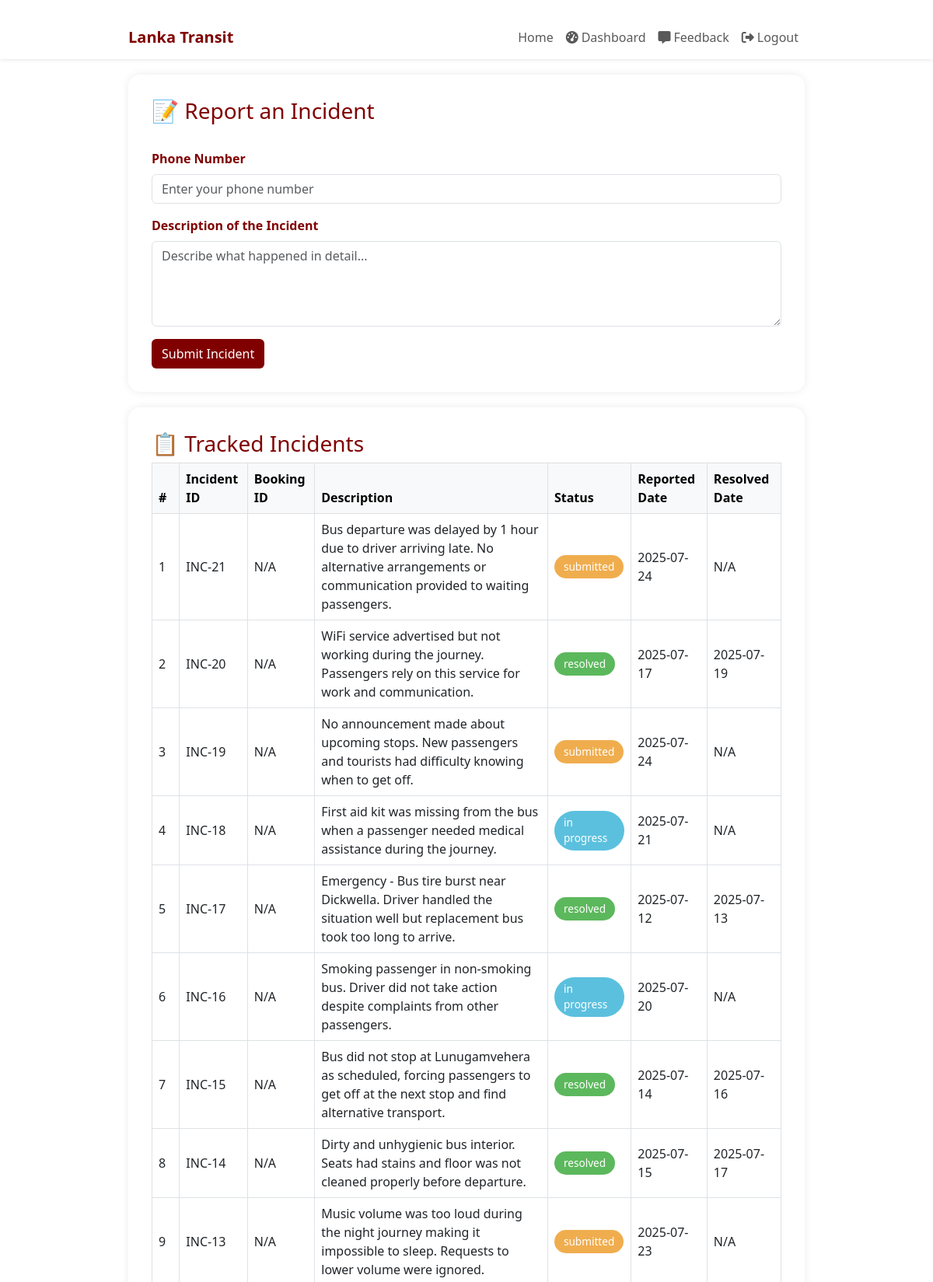
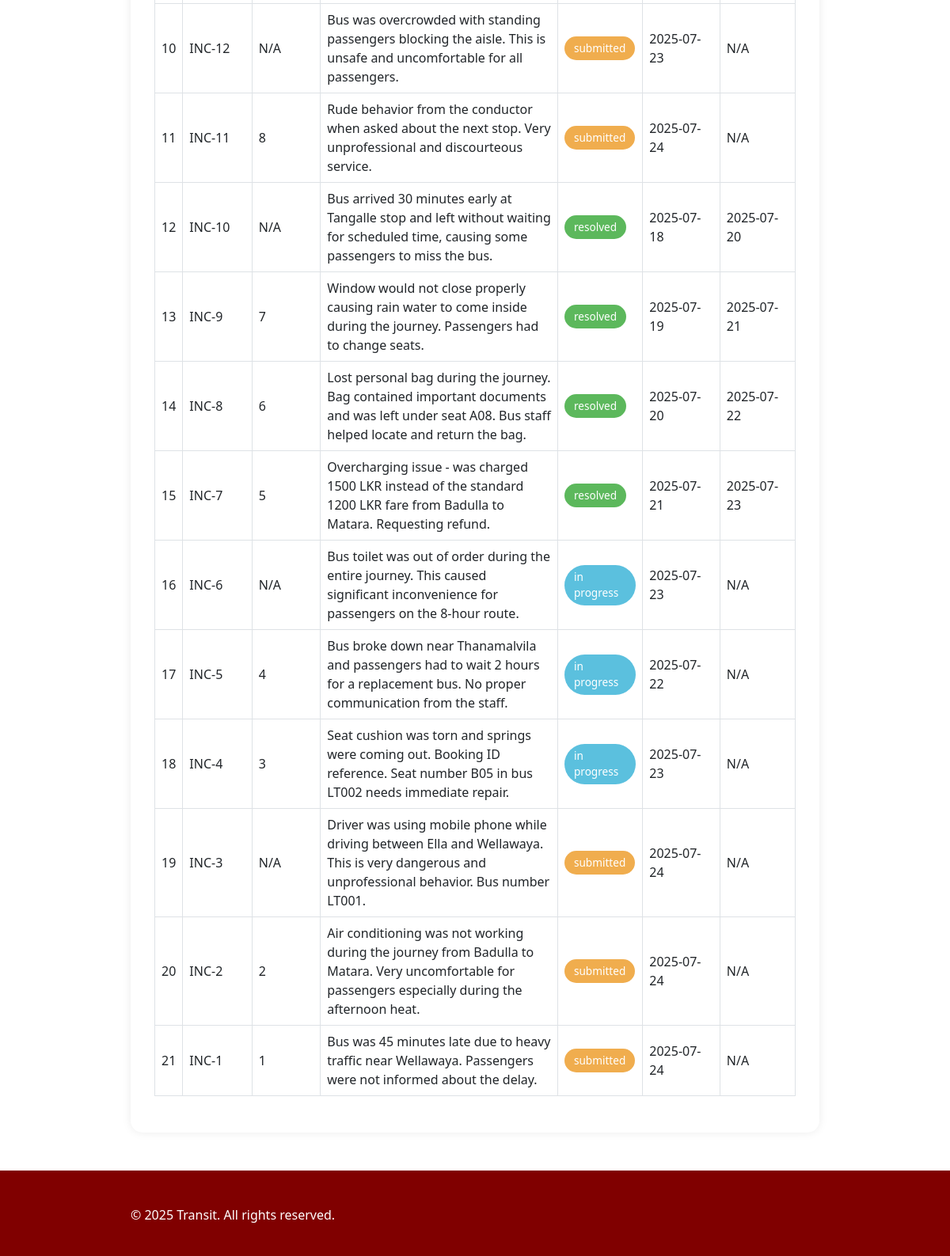
The page /pages/incidents.php on the database its author committed (2 pictures, top to bottom).
### tables this page shows
CREATE TABLE Incident (
    ID INT PRIMARY KEY AUTO_INCREMENT,
    UserId INT,
    AdminId INT,
    BookingId INT,
    Description TEXT,
    Status ENUM('submitted','in progress','resolved') NOT NULL DEFAULT 'submitted',
    ReportedDate DATE DEFAULT (CURRENT_DATE),
    ResolvedDate DATE,
    FOREIGN KEY (UserId) REFERENCES User(ID) ON DELETE SET NULL,
    FOREIGN KEY (AdminId) REFERENCES Admin(ID) ON DELETE SET NULL,
    FOREIGN KEY (BookingId) REFERENCES Booking(ID) ON DELETE SET NULL
);

### pages/incidents.php (the view, shortened to what this page needs)
<?php
$database = new Database();
$conn = $database->getConnection();
$stmt = $conn->prepare("SELECT ID, BookingId, Description, Status, ReportedDate, ResolvedDate FROM Incident ORDER BY ID DESC");
$stmt->execute();
$incidentRows = $stmt->fetchAll(PDO::FETCH_ASSOC);
?>
<!DOCTYPE html>
<html lang="en">
<head>
  <link rel="stylesheet" href="https://cdn.jsdelivr.net/npm/bootstrap-icons@1.10.5/font/bootstrap-icons.css">
  <link href="https://cdn.jsdelivr.net/npm/bootstrap@5.3.0/dist/css/bootstrap.min.css" rel="stylesheet"/>
  <link href="https://cdnjs.cloudflare.com/ajax/libs/font-awesome/6.7.2/css/all.min.css" rel="stylesheet">
</head>
<body>
    <nav class="navbar navbar-expand-lg navbar-light bg-white shadow-sm">
        <div class="container">
            <a class="navbar-brand d-flex align-items-center" href="../index.php">
                <span class="fw-bold" style="color: #800000;">Lanka Transit</span>
            </a>
            <div class="collapse navbar-collapse" id="navbarNav">
                <ul class="navbar-nav ms-auto">
                    <li class="nav-item">
                        <a class="nav-link" href="../index.php">Home</a>
                    </li>
                    <li class="nav-item">
                        <a class="nav-link" href="UserDashboard.php">
                            <i class="fas fa-tachometer-alt me-1"></i>Dashboard
                        </a>
                    </li>
                    <li class="nav-item">
                        <a class="nav-link" href="UserFeedbackForm.php">
                            <i class="fas fa-comment-alt me-1"></i>Feedback
                        </a>
                    </li>
                    <li class="nav-item">
                        <a class="nav-link" href="Logout.php">
                            <i class="fas fa-sign-out-alt me-1"></i>Logout
                        </a>
                    </li>
                </ul>
            </div>
        </div>
    </nav>
<div class="container">
  <div class="form-section">
    <h3>📝 Report an Incident</h3>
    <form action="submit_incidents.php" method="POST">
      <div class="mb-3">
          <br>
        <label class="form-label">Phone Number</label>
        <input type="text" class="form-control" name="phone_number" required placeholder="Enter your phone number">
      </div>
      <div class="mb-3">
        <label class="form-label">Description of the Incident</label>
        <textarea class="form-control" name="description" rows="4" required placeholder="Describe what happened in detail..."></textarea>
      </div>
        <button type="submit" class="btn btn-custom" style="background-color: #800000; color: white;">Submit Incident</button>
    </form>
  </div>
  <div class="form-section">
    <h3>📋 Tracked Incidents</h3>
    <div class="table-responsive">
      <table class="table table-bordered align-middle">
        <thead class="table-light">
          <tr>
            <th>#</th>
            <th>Incident ID</th>
            <th>Booking ID</th>
            <th>Description</th>
            <th>Status</th>
            <th>Reported Date</th>
            <th>Resolved Date</th>
          </tr>
        </thead>
        <tbody>
          <?php
          if (count($incidentRows) === 0) {
              echo "<tr><td colspan='7' class='text-center'>No incidents reported yet.</td></tr>";
          } else {
              $i = 1;
              foreach ($incidentRows as $incident) {
                  $statusClass = strtolower(str_replace(' ', '', htmlspecialchars($incident['Status'], ENT_QUOTES, 'UTF-8')));
                  $resolved = $incident['ResolvedDate'] ? htmlspecialchars($incident['ResolvedDate'], ENT_QUOTES, 'UTF-8') : 'N/A';
                  $bookingId = $incident['BookingId'] ? htmlspecialchars($incident['BookingId'], ENT_QUOTES, 'UTF-8') : 'N/A';
                  $description = htmlspecialchars($incident['Description'], ENT_QUOTES, 'UTF-8');
                  $status = htmlspecialchars($incident['Status'], ENT_QUOTES, 'UTF-8');
                  $reportedDate = htmlspecialchars($incident['ReportedDate'], ENT_QUOTES, 'UTF-8');
                  $incidentId = htmlspecialchars($incident['ID'], ENT_QUOTES, 'UTF-8');
                  echo "<tr>
                      <td>{$i}</td>
                      <td>INC-{$incidentId}</td>
                      <td>{$bookingId}</td>
                      <td>{$description}</td>
                      <td><span class='status-pill {$statusClass}'>{$status}</span></td>
                      <td>{$reportedDate}</td>
                      <td>{$resolved}</td>
                    </tr>";
                  $i++;
              }
          }
          ?>
        </tbody>
      </table>
    </div>
  </div>
</div>
<footer class="text-white py-4 mt-5" style="background-color: #800000;">
  <div class="container">
    <div class="row">
      <p>&copy; 2025 Transit. All rights reserved.</p>
    </div>
  </div>
</footer>
</body>
</html>

### pages/incidents.php (style rules this page uses)
body { background-color: #ffffff; font-family: 'Segoe UI', sans-serif; }
.container { max-width: 900px; margin-top: 20px; padding: 0 15px; }
.form-section { background-color: #fff; padding: 30px; border-radius: 15px; box-shadow: 0 0 12px rgba(0,0,0,0.08); margin-bottom: 20px; }
.form-section h3 { color: #800000; }
.form-label { color: #800000; font-weight: bold; }
.btn-custom { background-color: #800000; color: #fff; }
.status-pill { padding: 5px 12px; border-radius: 50px; font-size: 0.85rem; color: white; display: inline-block; }
.submitted { background-color: #f0ad4e; }
.inprogress { background-color: #5bc0de; }
.resolved { background-color: #5cb85c; }

### rows shown on the page
incident: ID "21", BookingId "N/A", Description "Bus departure was delayed by 1 hour due to driver arriving late. No alternative arrangements or communication provided to waiting passengers.", Status "submitted", ReportedDate "2025-07-24", ResolvedDate "N/A"
incident: ID "20", BookingId "N/A", Description "WiFi service advertised but not working during the journey. Passengers rely on this service for work and communication.", Status "resolved", ReportedDate "2025-07-17", ResolvedDate "2025-07-19"
incident: ID "19", BookingId "N/A", Description "No announcement made about upcoming stops. New passengers and tourists had difficulty knowing when to get off.", Status "submitted", ReportedDate "2025-07-24", ResolvedDate "N/A"
incident: ID "18", BookingId "N/A", Description "First aid kit was missing from the bus when a passenger needed medical assistance during the journey.", Status "in progress", ReportedDate "2025-07-21", ResolvedDate "N/A"
incident: ID "17", BookingId "N/A", Description "Emergency - Bus tire burst near Dickwella. Driver handled the situation well but replacement bus took too long to arrive.", Status "resolved", ReportedDate "2025-07-12", ResolvedDate "2025-07-13"
incident: ID "16", BookingId "N/A", Description "Smoking passenger in non-smoking bus. Driver did not take action despite complaints from other passengers.", Status "in progress", ReportedDate "2025-07-20", ResolvedDate "N/A"
incident: ID "15", BookingId "N/A", Description "Bus did not stop at Lunugamvehera as scheduled, forcing passengers to get off at the next stop and find alternative transport.", Status "resolved", ReportedDate "2025-07-14", ResolvedDate "2025-07-16"
incident: ID "14", BookingId "N/A", Description "Dirty and unhygienic bus interior. Seats had stains and floor was not cleaned properly before departure.", Status "resolved", ReportedDate "2025-07-15", ResolvedDate "2025-07-17"
incident: ID "13", BookingId "N/A", Description "Music volume was too loud during the night journey making it impossible to sleep. Requests to lower volume were ignored.", Status "submitted", ReportedDate "2025-07-23", ResolvedDate "N/A"
incident: ID "12", BookingId "N/A", Description "Bus was overcrowded with standing passengers blocking the aisle. This is unsafe and uncomfortable for all passengers.", Status "submitted", ReportedDate "2025-07-23", ResolvedDate "N/A"
incident: ID "11", BookingId "8", Description "Rude behavior from the conductor when asked about the next stop. Very unprofessional and discourteous service.", Status "submitted", ReportedDate "2025-07-24", ResolvedDate "N/A"
incident: ID "10", BookingId "N/A", Description "Bus arrived 30 minutes early at Tangalle stop and left without waiting for scheduled time, causing some passengers to miss the bus.", Status "resolved", ReportedDate "2025-07-18", ResolvedDate "2025-07-20"
incident: ID "9", BookingId "7", Description "Window would not close properly causing rain water to come inside during the journey. Passengers had to change seats.", Status "resolved", ReportedDate "2025-07-19", ResolvedDate "2025-07-21"
incident: ID "8", BookingId "6", Description "Lost personal bag during the journey. Bag contained important documents and was left under seat A08. Bus staff helped locate and return the bag.", Status "resolved", ReportedDate "2025-07-20", ResolvedDate "2025-07-22"
incident: ID "7", BookingId "5", Description "Overcharging issue - was charged 1500 LKR instead of the standard 1200 LKR fare from Badulla to Matara. Requesting refund.", Status "resolved", ReportedDate "2025-07-21", ResolvedDate "2025-07-23"
incident: ID "6", BookingId "N/A", Description "Bus toilet was out of order during the entire journey. This caused significant inconvenience for passengers on the 8-hour route.", Status "in progress", ReportedDate "2025-07-23", ResolvedDate "N/A"
incident: ID "5", BookingId "4", Description "Bus broke down near Thanamalvila and passengers had to wait 2 hours for a replacement bus. No proper communication from the staff.", Status "in progress", ReportedDate "2025-07-22", ResolvedDate "N/A"
incident: ID "4", BookingId "3", Description "Seat cushion was torn and springs were coming out. Booking ID reference. Seat number B05 in bus LT002 needs immediate repair.", Status "in progress", ReportedDate "2025-07-23", ResolvedDate "N/A"
incident: ID "3", BookingId "N/A", Description "Driver was using mobile phone while driving between Ella and Wellawaya. This is very dangerous and unprofessional behavior. Bus number LT001.", Status "submitted", ReportedDate "2025-07-24", ResolvedDate "N/A"
incident: ID "2", BookingId "2", Description "Air conditioning was not working during the journey from Badulla to Matara. Very uncomfortable for passengers especially during the afternoon heat.", Status "submitted", ReportedDate "2025-07-24", ResolvedDate "N/A"
incident: ID "1", BookingId "1", Description "Bus was 45 minutes late due to heavy traffic near Wellawaya. Passengers were not informed about the delay.", Status "submitted", ReportedDate "2025-07-24", ResolvedDate "N/A"
